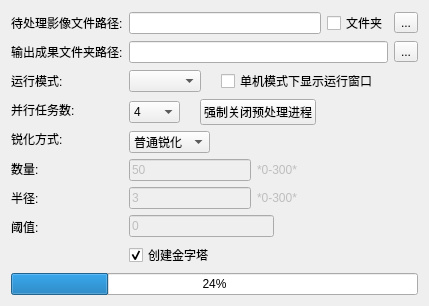
     <widget class="QWidget" name="ImageSharpen_page">
      <layout class="QGridLayout" name="gridLayout_77">
       <item row="0" column="0" colspan="2">
        <layout class="QGridLayout" name="gridLayout_74">
         <item row="0" column="0">
          <layout class="QGridLayout" name="gridLayout_75">
           <item row="3" column="0">
            <widget class="QLabel" name="label_90">
             <property name="text">
              <string>并行任务数:</string>
             </property>
            </widget>
           </item>
           <item row="4" column="0">
            <widget class="QLabel" name="label_93">
             <property name="text">
              <string>锐化方式:</string>
             </property>
            </widget>
           </item>
           <item row="5" column="0">
            <widget class="QLabel" name="label_94">
             <property name="text">
              <string>数量:</string>
             </property>
            </widget>
           </item>
           <item row="1" column="0">
            <widget class="QLabel" name="label_88">
             <property name="text">
              <string>输出成果文件夹路径:</string>
             </property>
            </widget>
           </item>
           <item row="8" column="0">
            <widget class="QLabel" name="label_92">
             <property name="text">
              <string/>
             </property>
            </widget>
           </item>
           <item row="6" column="0">
            <widget class="QLabel" name="label_95">
             <property name="text">
              <string>半径:</string>
             </property>
            </widget>
           </item>
           <item row="2" column="0">
            <widget class="QLabel" name="label_89">
             <property name="text">
              <string>运行模式:</string>
             </property>
            </widget>
           </item>
           <item row="0" column="0">
            <widget class="QLabel" name="label_91">
             <property name="text">
              <string>待处理影像文件路径:</string>
             </property>
            </widget>
           </item>
           <item row="7" column="0">
            <widget class="QLabel" name="label_96">
             <property name="text">
              <string>阈值:</string>
             </property>
            </widget>
           </item>
          </layout>
         </item>
         <item row="0" column="1">
          <layout class="QGridLayout" name="gridLayout_76">
           <item row="4" column="0">
            <layout class="QHBoxLayout" name="horizontalLayout_86" stretch="1,3">
             <item>
              <widget class="QComboBox" name="comboBox_18">
               <item>
                <property name="text">
                 <string>普通锐化</string>
                </property>
               </item>
               <item>
                <property name="text">
                 <string>USM锐化</string>
                </property>
               </item>
              </widget>
             </item>
             <item>
              <spacer name="horizontalSpacer_92">
               <property name="orientation">
                <enum>Qt::Horizontal</enum>
               </property>
               <property name="sizeHint" stdset="0">
                <size>
                 <width>40</width>
                 <height>20</height>
                </size>
               </property>
              </spacer>
             </item>
            </layout>
           </item>
           <item row="0" column="0">
            <layout class="QHBoxLayout" name="horizontalLayout_81">
             <item>
              <widget class="QLineEdit" name="lineEdit_62"/>
             </item>
             <item>
              <widget class="QCheckBox" name="checkBox_49">
               <property name="text">
                <string>文件夹</string>
               </property>
              </widget>
             </item>
             <item>
              <widget class="QToolButton" name="toolButton_38">
               <property name="text">
                <string>...</string>
               </property>
              </widget>
             </item>
            </layout>
           </item>
           <item row="5" column="0">
            <layout class="QHBoxLayout" name="horizontalLayout_87">
             <item>
              <widget class="QLineEdit" name="lineEdit_64">
               <property name="enabled">
                <bool>false</bool>
               </property>
               <property name="text">
                <string>50</string>
               </property>
              </widget>
             </item>
             <item>
              <widget class="QLabel" name="label_97">
               <property name="enabled">
                <bool>false</bool>
               </property>
               <property name="text">
                <string>*0-300*</string>
               </property>
              </widget>
             </item>
             <item>
              <spacer name="horizontalSpacer_93">
               <property name="orientation">
                <enum>Qt::Horizontal</enum>
               </property>
               <property name="sizeHint" stdset="0">
                <size>
                 <width>40</width>
                 <height>20</height>
                </size>
               </property>
              </spacer>
             </item>
            </layout>
           </item>
           <item row="6" column="0">
            <layout class="QHBoxLayout" name="horizontalLayout_88">
             <item>
              <widget class="QLineEdit" name="lineEdit_65">
               <property name="enabled">
                <bool>false</bool>
               </property>
               <property name="text">
                <string>3</string>
               </property>
              </widget>
             </item>
             <item>
              <widget class="QLabel" name="label_98">
               <property name="enabled">
                <bool>false</bool>
               </property>
               <property name="text">
                <string>*0-300*</string>
               </property>
              </widget>
             </item>
             <item>
              <spacer name="horizontalSpacer_94">
               <property name="orientation">
                <enum>Qt::Horizontal</enum>
               </property>
               <property name="sizeHint" stdset="0">
                <size>
                 <width>40</width>
                 <height>20</height>
                </size>
               </property>
              </spacer>
             </item>
            </layout>
           </item>
           <item row="2" column="0">
            <layout class="QHBoxLayout" name="horizontalLayout_83" stretch="1,2,1">
             <property name="spacing">
              <number>20</number>
             </property>
             <item>
              <widget class="QComboBox" name="comboBox_16"/>
             </item>
             <item>
              <widget class="QCheckBox" name="checkBox_50">
               <property name="text">
                <string>单机模式下显示运行窗口</string>
               </property>
              </widget>
             </item>
             <item>
              <spacer name="horizontalSpacer_83">
               <property name="orientation">
                <enum>Qt::Horizontal</enum>
               </property>
               <property name="sizeHint" stdset="0">
                <size>
                 <width>40</width>
                 <height>20</height>
                </size>
               </property>
              </spacer>
             </item>
            </layout>
           </item>
           <item row="8" column="0">
            <layout class="QHBoxLayout" name="horizontalLayout_85" stretch="0">
             <item>
              <widget class="QCheckBox" name="checkBox_51">
               <property name="text">
                <string>创建金字塔</string>
               </property>
               <property name="checked">
                <bool>true</bool>
               </property>
              </widget>
             </item>
            </layout>
           </item>
           <item row="1" column="0">
            <layout class="QHBoxLayout" name="horizontalLayout_82">
             <item>
              <widget class="QLineEdit" name="lineEdit_63"/>
             </item>
             <item>
              <widget class="QToolButton" name="toolButton_39">
               <property name="text">
                <string>...</string>
               </property>
              </widget>
             </item>
            </layout>
           </item>
           <item row="3" column="0">
            <layout class="QHBoxLayout" name="horizontalLayout_84" stretch="1,1,2">
             <property name="spacing">
              <number>20</number>
             </property>
             <item>
              <widget class="QComboBox" name="comboBox_17">
               <property name="currentIndex">
                <number>3</number>
               </property>
               <property name="modelColumn">
                <number>0</number>
               </property>
               <item>
                <property name="text">
                 <string>1</string>
                </property>
               </item>
               <item>
                <property name="text">
                 <string>2</string>
                </property>
               </item>
               <item>
                <property name="text">
                 <string>3</string>
                </property>
               </item>
               <item>
                <property name="text">
                 <string>4</string>
                </property>
               </item>
               <item>
                <property name="text">
                 <string>5</string>
                </property>
               </item>
               <item>
                <property name="text">
                 <string>6</string>
                </property>
               </item>
               <item>
                <property name="text">
                 <string>7</string>
                </property>
               </item>
               <item>
                <property name="text">
                 <string>8</string>
                </property>
               </item>
               <item>
                <property name="text">
                 <string>9</string>
                </property>
               </item>
               <item>
                <property name="text">
                 <string>10</string>
                </property>
               </item>
              </widget>
             </item>
             <item>
              <widget class="QPushButton" name="pushButton_41">
               <property name="text">
                <string>强制关闭预处理进程</string>
               </property>
              </widget>
             </item>
             <item>
              <spacer name="horizontalSpacer_89">
               <property name="orientation">
                <enum>Qt::Horizontal</enum>
               </property>
               <property name="sizeHint" stdset="0">
                <size>
                 <width>40</width>
                 <height>20</height>
                </size>
               </property>
              </spacer>
             </item>
            </layout>
           </item>
           <item row="7" column="0">
            <layout class="QHBoxLayout" name="horizontalLayout_89">
             <item>
              <widget class="QLineEdit" name="lineEdit_66">
               <property name="enabled">
                <bool>false</bool>
               </property>
               <property name="text">
                <string>0</string>
               </property>
              </widget>
             </item>
             <item>
              <spacer name="horizontalSpacer_95">
               <property name="orientation">
                <enum>Qt::Horizontal</enum>
               </property>
               <property name="sizeHint" stdset="0">
                <size>
                 <width>40</width>
                 <height>20</height>
                </size>
               </property>
              </spacer>
             </item>
            </layout>
           </item>
          </layout>
         </item>
         <item row="1" column="0" colspan="2">
          <widget class="QProgressBar" name="progressBar_18">
           <property name="value">
            <number>24</number>
           </property>
          </widget>
         </item>
        </layout>
       </item>
      </layout>
     </widget>
